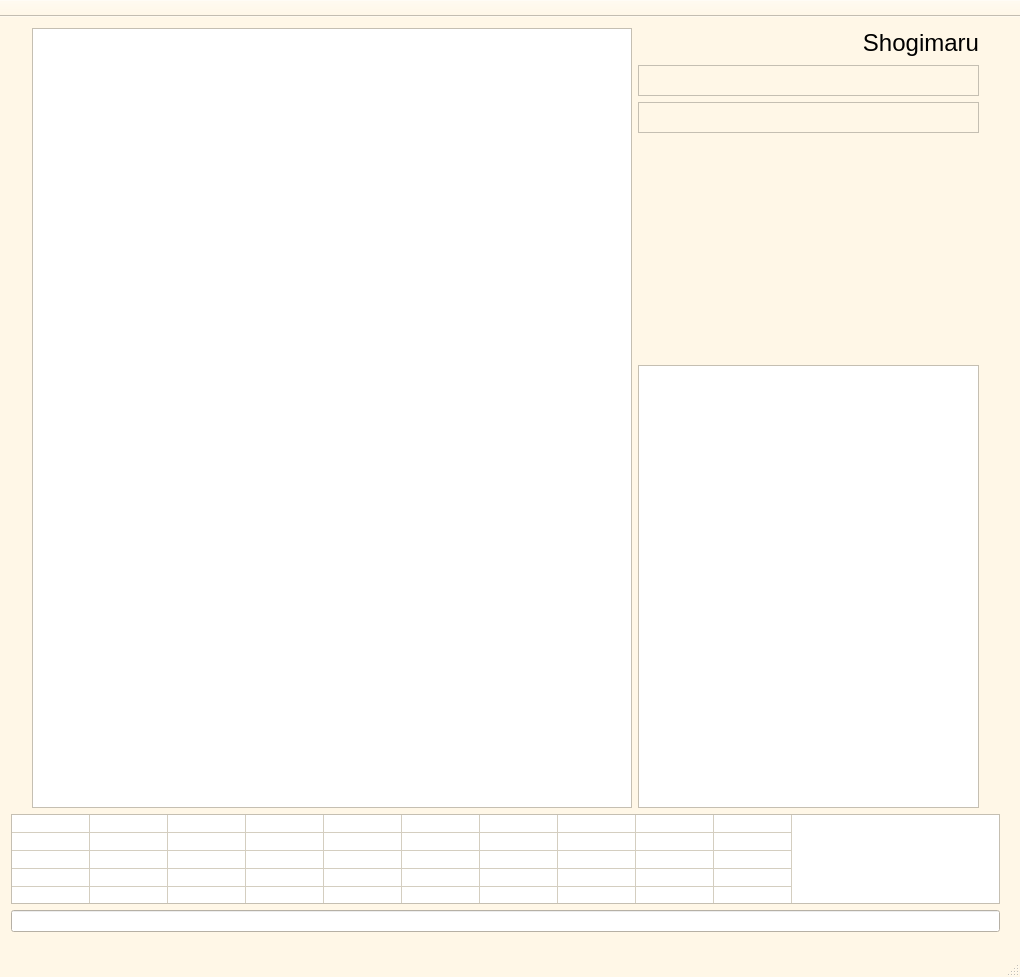
<?xml version="1.0" encoding="UTF-8"?>
<ui version="4.0">
 <class>MainWindow</class>
 <widget class="QMainWindow" name="MainWindow">
  <property name="geometry">
   <rect>
    <x>0</x>
    <y>0</y>
    <width>1020</width>
    <height>977</height>
   </rect>
  </property>
  <property name="palette">
   <palette>
    <active>
     <colorrole role="Base">
      <brush brushstyle="SolidPattern">
       <color alpha="255">
        <red>255</red>
        <green>255</green>
        <blue>255</blue>
       </color>
      </brush>
     </colorrole>
     <colorrole role="Window">
      <brush brushstyle="SolidPattern">
       <color alpha="255">
        <red>255</red>
        <green>247</green>
        <blue>231</blue>
       </color>
      </brush>
     </colorrole>
    </active>
    <inactive>
     <colorrole role="Base">
      <brush brushstyle="SolidPattern">
       <color alpha="255">
        <red>255</red>
        <green>255</green>
        <blue>255</blue>
       </color>
      </brush>
     </colorrole>
     <colorrole role="Window">
      <brush brushstyle="SolidPattern">
       <color alpha="255">
        <red>255</red>
        <green>247</green>
        <blue>231</blue>
       </color>
      </brush>
     </colorrole>
    </inactive>
    <disabled>
     <colorrole role="Base">
      <brush brushstyle="SolidPattern">
       <color alpha="255">
        <red>255</red>
        <green>247</green>
        <blue>231</blue>
       </color>
      </brush>
     </colorrole>
     <colorrole role="Window">
      <brush brushstyle="SolidPattern">
       <color alpha="255">
        <red>255</red>
        <green>247</green>
        <blue>231</blue>
       </color>
      </brush>
     </colorrole>
    </disabled>
   </palette>
  </property>
  <property name="windowTitle">
   <string>MainWindow</string>
  </property>
  <widget class="QWidget" name="centralWidget">
   <widget class="QWidget" name="verticalLayoutWidget">
    <property name="geometry">
     <rect>
      <x>0</x>
      <y>0</y>
      <width>1011</width>
      <height>988</height>
     </rect>
    </property>
    <layout class="QVBoxLayout" name="mainVLayout">
     <item>
      <layout class="QHBoxLayout" name="mainHLayout">
       <item>
        <spacer name="leftHorizontalSpacer">
         <property name="orientation">
          <enum>Qt::Horizontal</enum>
         </property>
         <property name="sizeHint" stdset="0">
          <size>
           <width>40</width>
           <height>20</height>
          </size>
         </property>
        </spacer>
       </item>
       <item>
        <widget class="QGraphicsView" name="boardView">
         <property name="sizePolicy">
          <sizepolicy hsizetype="Fixed" vsizetype="Fixed">
           <horstretch>0</horstretch>
           <verstretch>0</verstretch>
          </sizepolicy>
         </property>
         <property name="minimumSize">
          <size>
           <width>600</width>
           <height>780</height>
          </size>
         </property>
         <property name="verticalScrollBarPolicy">
          <enum>Qt::ScrollBarAlwaysOff</enum>
         </property>
         <property name="horizontalScrollBarPolicy">
          <enum>Qt::ScrollBarAlwaysOff</enum>
         </property>
         <property name="renderHints">
          <set>QPainter::Antialiasing</set>
         </property>
         <property name="cacheMode">
          <set>QGraphicsView::CacheBackground</set>
         </property>
        </widget>
       </item>
       <item>
        <layout class="QVBoxLayout" name="rightLayout">
         <item>
          <widget class="QLabel" name="label">
           <property name="minimumSize">
            <size>
             <width>341</width>
             <height>31</height>
            </size>
           </property>
           <property name="maximumSize">
            <size>
             <width>341</width>
             <height>31</height>
            </size>
           </property>
           <property name="font">
            <font>
             <pointsize>18</pointsize>
            </font>
           </property>
           <property name="text">
            <string>Shogimaru</string>
           </property>
           <property name="textFormat">
            <enum>Qt::RichText</enum>
           </property>
           <property name="alignment">
            <set>Qt::AlignRight|Qt::AlignTrailing|Qt::AlignVCenter</set>
           </property>
          </widget>
         </item>
         <item>
          <widget class="QWidget" name="senteLabelGroup" native="true">
           <property name="minimumSize">
            <size>
             <width>0</width>
             <height>31</height>
            </size>
           </property>
           <property name="maximumSize">
            <size>
             <width>16777215</width>
             <height>31</height>
            </size>
           </property>
           <widget class="QFrame" name="senteFrame">
            <property name="geometry">
             <rect>
              <x>0</x>
              <y>0</y>
              <width>341</width>
              <height>31</height>
             </rect>
            </property>
            <property name="minimumSize">
             <size>
              <width>0</width>
              <height>31</height>
             </size>
            </property>
            <property name="frameShape">
             <enum>QFrame::StyledPanel</enum>
            </property>
            <property name="frameShadow">
             <enum>QFrame::Raised</enum>
            </property>
           </widget>
           <widget class="QLabel" name="senteLabel">
            <property name="geometry">
             <rect>
              <x>10</x>
              <y>0</y>
              <width>161</width>
              <height>31</height>
             </rect>
            </property>
            <property name="font">
             <font>
              <pointsize>16</pointsize>
             </font>
            </property>
            <property name="text">
             <string/>
            </property>
           </widget>
           <widget class="QLabel" name="senteTimeLabel">
            <property name="geometry">
             <rect>
              <x>180</x>
              <y>0</y>
              <width>161</width>
              <height>31</height>
             </rect>
            </property>
            <property name="font">
             <font>
              <pointsize>16</pointsize>
             </font>
            </property>
            <property name="text">
             <string/>
            </property>
           </widget>
          </widget>
         </item>
         <item>
          <widget class="QWidget" name="goteLabelGroup" native="true">
           <property name="minimumSize">
            <size>
             <width>0</width>
             <height>31</height>
            </size>
           </property>
           <property name="maximumSize">
            <size>
             <width>16777215</width>
             <height>31</height>
            </size>
           </property>
           <widget class="QLabel" name="goteTimeLabel">
            <property name="geometry">
             <rect>
              <x>180</x>
              <y>0</y>
              <width>161</width>
              <height>31</height>
             </rect>
            </property>
            <property name="font">
             <font>
              <pointsize>16</pointsize>
             </font>
            </property>
            <property name="text">
             <string/>
            </property>
           </widget>
           <widget class="QFrame" name="goteFrame">
            <property name="geometry">
             <rect>
              <x>0</x>
              <y>0</y>
              <width>341</width>
              <height>31</height>
             </rect>
            </property>
            <property name="minimumSize">
             <size>
              <width>0</width>
              <height>31</height>
             </size>
            </property>
            <property name="frameShape">
             <enum>QFrame::StyledPanel</enum>
            </property>
            <property name="frameShadow">
             <enum>QFrame::Raised</enum>
            </property>
           </widget>
           <widget class="QLabel" name="goteLabel">
            <property name="geometry">
             <rect>
              <x>10</x>
              <y>0</y>
              <width>161</width>
              <height>31</height>
             </rect>
            </property>
            <property name="font">
             <font>
              <pointsize>16</pointsize>
             </font>
            </property>
            <property name="text">
             <string/>
            </property>
           </widget>
           <zorder>goteFrame</zorder>
           <zorder>goteTimeLabel</zorder>
           <zorder>goteLabel</zorder>
          </widget>
         </item>
         <item>
          <spacer name="verticalSpacer">
           <property name="orientation">
            <enum>Qt::Vertical</enum>
           </property>
           <property name="sizeType">
            <enum>QSizePolicy::Preferred</enum>
           </property>
           <property name="sizeHint" stdset="0">
            <size>
             <width>20</width>
             <height>40</height>
            </size>
           </property>
          </spacer>
         </item>
         <item>
          <widget class="QWidget" name="graphWidget" native="true">
           <property name="sizePolicy">
            <sizepolicy hsizetype="Preferred" vsizetype="Expanding">
             <horstretch>0</horstretch>
             <verstretch>0</verstretch>
            </sizepolicy>
           </property>
           <property name="minimumSize">
            <size>
             <width>200</width>
             <height>160</height>
            </size>
           </property>
           <property name="maximumSize">
            <size>
             <width>16777215</width>
             <height>180</height>
            </size>
           </property>
          </widget>
         </item>
         <item>
          <widget class="QListWidget" name="recordWidget">
           <property name="sizePolicy">
            <sizepolicy hsizetype="Preferred" vsizetype="Expanding">
             <horstretch>0</horstretch>
             <verstretch>0</verstretch>
            </sizepolicy>
           </property>
           <property name="minimumSize">
            <size>
             <width>0</width>
             <height>320</height>
            </size>
           </property>
           <property name="maximumSize">
            <size>
             <width>341</width>
             <height>600</height>
            </size>
           </property>
           <property name="font">
            <font>
             <family>IPAPGothic</family>
             <pointsize>12</pointsize>
            </font>
           </property>
          </widget>
         </item>
        </layout>
       </item>
       <item>
        <spacer name="rightHorizontalSpacer">
         <property name="orientation">
          <enum>Qt::Horizontal</enum>
         </property>
         <property name="sizeHint" stdset="0">
          <size>
           <width>40</width>
           <height>20</height>
          </size>
         </property>
        </spacer>
       </item>
      </layout>
     </item>
     <item>
      <layout class="QHBoxLayout" name="hLayout">
       <item>
        <widget class="QTableWidget" name="messageTableWidget">
         <property name="sizePolicy">
          <sizepolicy hsizetype="Preferred" vsizetype="Fixed">
           <horstretch>0</horstretch>
           <verstretch>0</verstretch>
          </sizepolicy>
         </property>
         <property name="minimumSize">
          <size>
           <width>0</width>
           <height>90</height>
          </size>
         </property>
         <property name="maximumSize">
          <size>
           <width>16777215</width>
           <height>90</height>
          </size>
         </property>
         <property name="verticalScrollBarPolicy">
          <enum>Qt::ScrollBarAlwaysOff</enum>
         </property>
         <property name="horizontalScrollBarPolicy">
          <enum>Qt::ScrollBarAlwaysOff</enum>
         </property>
         <property name="sizeAdjustPolicy">
          <enum>QAbstractScrollArea::AdjustToContents</enum>
         </property>
         <property name="autoScroll">
          <bool>false</bool>
         </property>
         <property name="editTriggers">
          <set>QAbstractItemView::NoEditTriggers</set>
         </property>
         <property name="rowCount">
          <number>5</number>
         </property>
         <property name="columnCount">
          <number>10</number>
         </property>
         <attribute name="horizontalHeaderVisible">
          <bool>false</bool>
         </attribute>
         <attribute name="horizontalHeaderMinimumSectionSize">
          <number>10</number>
         </attribute>
         <attribute name="horizontalHeaderDefaultSectionSize">
          <number>78</number>
         </attribute>
         <attribute name="verticalHeaderVisible">
          <bool>false</bool>
         </attribute>
         <attribute name="verticalHeaderMinimumSectionSize">
          <number>18</number>
         </attribute>
         <attribute name="verticalHeaderDefaultSectionSize">
          <number>18</number>
         </attribute>
         <row/>
         <row/>
         <row/>
         <row/>
         <row/>
         <column/>
         <column/>
         <column/>
         <column/>
         <column/>
         <column/>
         <column/>
         <column/>
         <column/>
         <column/>
        </widget>
       </item>
      </layout>
     </item>
     <item>
      <layout class="QHBoxLayout" name="hLayout2">
       <item>
        <widget class="QLineEdit" name="infoLine">
         <property name="sizePolicy">
          <sizepolicy hsizetype="Preferred" vsizetype="Fixed">
           <horstretch>0</horstretch>
           <verstretch>0</verstretch>
          </sizepolicy>
         </property>
        </widget>
       </item>
      </layout>
     </item>
     <item>
      <spacer name="verticalMainSpacer">
       <property name="orientation">
        <enum>Qt::Vertical</enum>
       </property>
       <property name="sizeHint" stdset="0">
        <size>
         <width>20</width>
         <height>40</height>
        </size>
       </property>
      </spacer>
     </item>
    </layout>
   </widget>
  </widget>
  <widget class="QToolBar" name="toolBar">
   <property name="movable">
    <bool>false</bool>
   </property>
   <property name="allowedAreas">
    <set>Qt::TopToolBarArea</set>
   </property>
   <attribute name="toolBarArea">
    <enum>TopToolBarArea</enum>
   </attribute>
   <attribute name="toolBarBreak">
    <bool>false</bool>
   </attribute>
  </widget>
  <widget class="QStatusBar" name="statusBar"/>
  <action name="newAction">
   <property name="text">
    <string>New</string>
   </property>
   <property name="toolTip">
    <string>New</string>
   </property>
  </action>
  <action name="analysisAction">
   <property name="text">
    <string>Analysis</string>
   </property>
  </action>
  <action name="resignAction">
   <property name="text">
    <string>Resign</string>
   </property>
   <property name="toolTip">
    <string>Resign</string>
   </property>
  </action>
  <action name="rotateAction">
   <property name="text">
    <string>Rotate</string>
   </property>
   <property name="toolTip">
    <string>Rotation display</string>
   </property>
  </action>
  <action name="myPageAction">
   <property name="text">
    <string>MyPage</string>
   </property>
   <property name="toolTip">
    <string>My Page</string>
   </property>
  </action>
  <action name="infoAction">
   <property name="text">
    <string>Info</string>
   </property>
   <property name="toolTip">
    <string>Info</string>
   </property>
  </action>
 </widget>
 <layoutdefault spacing="6" margin="11"/>
 <resources/>
 <connections/>
</ui>
